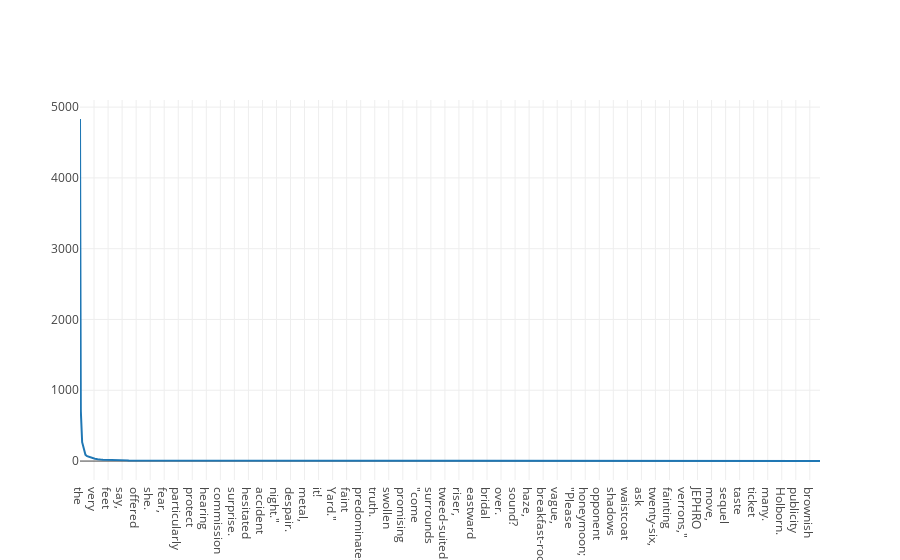

The notebook cell this image was saved under:
### Code cell
iplot([{"x" : list(zip(*sorted_tokens))[0], "y": list(zip(*sorted_tokens))[1]}])

### Figure 1 — Plotly figure (JSON) as saved in the notebook; plotly's stock layout.template omitted (floating-point values rounded to 4 significant figures; data arrays with more than 128 entries replaced by an {"elided": "..."} marker saying what was removed)
{"data": [{"type": "scatter", "uid": "fb85bd64-a595-11e8-9233-8cec4b02ab43", "x": {"elided": "17242 str values"}, "y": {"elided": "17242 int values"}}], "layout": {}}
